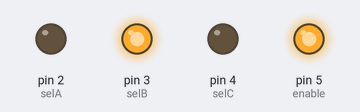
A sketch run on a simulated Arduino Uno, built with avr-gcc and run on an emulated ATmega328P. On the bench: output pins drawn as LEDs (lit = HIGH). Random numbers use the default seed unless the sketch sets one.

Above: at 0.4 s.
At 8.36 s:
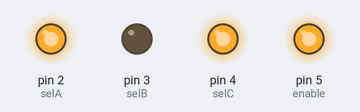
At 15.31 s:
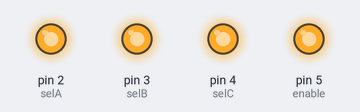
At 21.87 s:
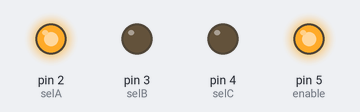
At 25.78 s:
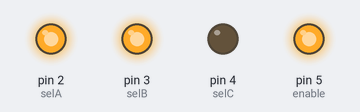
At 39.54 s:
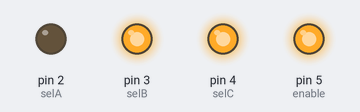
Timing chart, 0 to 40.0 s (numbered marks = the images above):
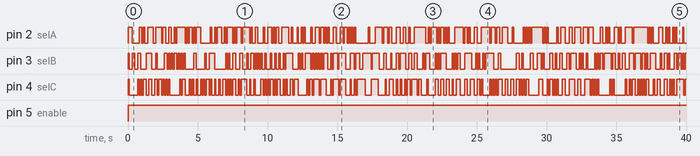

The sketch:

SNx4HC138-3-Line-To-8-Line-Decoder.ino
```cpp
const int selA = 2;
const int selB = 3;
const int selC = 4;
const int enable = 5;

void setup()
{
  // initialize the serial communication:
  Serial.begin(9600);

  // initialize the control outputs
  pinMode(selA, OUTPUT);
  pinMode(selB, OUTPUT);
  pinMode(selC, OUTPUT);
  pinMode(enable, OUTPUT);

  digitalWrite(selA, LOW);
  digitalWrite(selB, LOW);
  digitalWrite(selC, LOW);

  digitalWrite(enable, HIGH);
}

void writeSignal(int i)
{

  if (i == 0) {
    digitalWrite(enable, LOW);
    digitalWrite(selC, LOW);
    digitalWrite(selB, LOW);
    digitalWrite(selA, LOW);
    digitalWrite(enable, HIGH);

  }else if (i == 1) {
    digitalWrite(enable, LOW);
    digitalWrite(selC, LOW);
    digitalWrite(selB, LOW);
    digitalWrite(selA, HIGH);
    digitalWrite(enable, HIGH);

  }else if (i == 2) {
    digitalWrite(enable, LOW);
    digitalWrite(selC, LOW);
    digitalWrite(selB, HIGH);
    digitalWrite(selA, LOW);
    digitalWrite(enable, HIGH);

  }else if (i == 3) {
    digitalWrite(enable, LOW);
    digitalWrite(selC, LOW);
    digitalWrite(selB, HIGH);
    digitalWrite(selA, HIGH);
    digitalWrite(enable, HIGH);

  }else if (i == 4) {
    digitalWrite(enable, LOW);
    digitalWrite(selC, HIGH);
    digitalWrite(selB, LOW);
    digitalWrite(selA, LOW);
    digitalWrite(enable, HIGH);

  }else if (i == 5) {
    digitalWrite(enable, LOW);
    digitalWrite(selC, HIGH);
    digitalWrite(selB, LOW);
    digitalWrite(selA, HIGH);
    digitalWrite(enable, HIGH);

  }else if (i == 6) {
    digitalWrite(enable, LOW);
    digitalWrite(selC, HIGH);
    digitalWrite(selB, HIGH);
    digitalWrite(selA, LOW);
    digitalWrite(enable, HIGH);

  }else if (i == 7) {
    digitalWrite(enable, LOW);
    digitalWrite(selC, HIGH);
    digitalWrite(selB, HIGH);
    digitalWrite(selA, HIGH);
    digitalWrite(enable, HIGH);

  }
}

void loop() {
  writeSignal(random(0,8));
  delay(100);
}
```

Measured:
- by itself, pin 2 (selA): LOW → HIGH at 0.00 s, → LOW 0.30 s later, → HIGH 0.50 s later, → LOW 0.20 s later, … (186 changes in this stretch)
- by itself, pin 3 (selB): LOW → HIGH at 0.00 s, → LOW 0.10 s later, → HIGH 0.20 s later, → LOW 0.20 s later, … (193 changes in this stretch)
- by itself, pin 4 (selC): LOW → HIGH at 0.00 s, → LOW 0.10 s later, → HIGH 0.60 s later, → LOW 0.10 s later, … (211 changes in this stretch)
- by itself, pin 5 (enable): LOW → HIGH at 0.00 s
